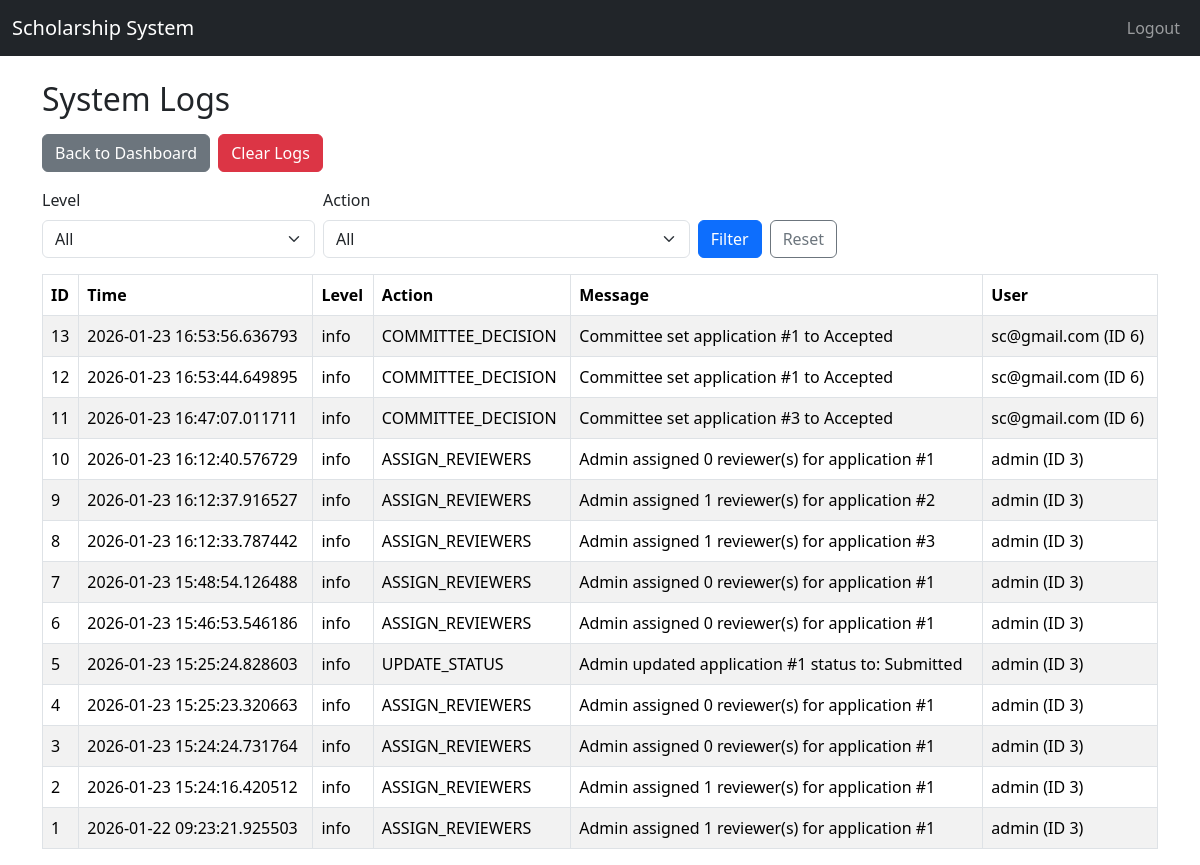
The app's page /admin/logs (signed in), older data.
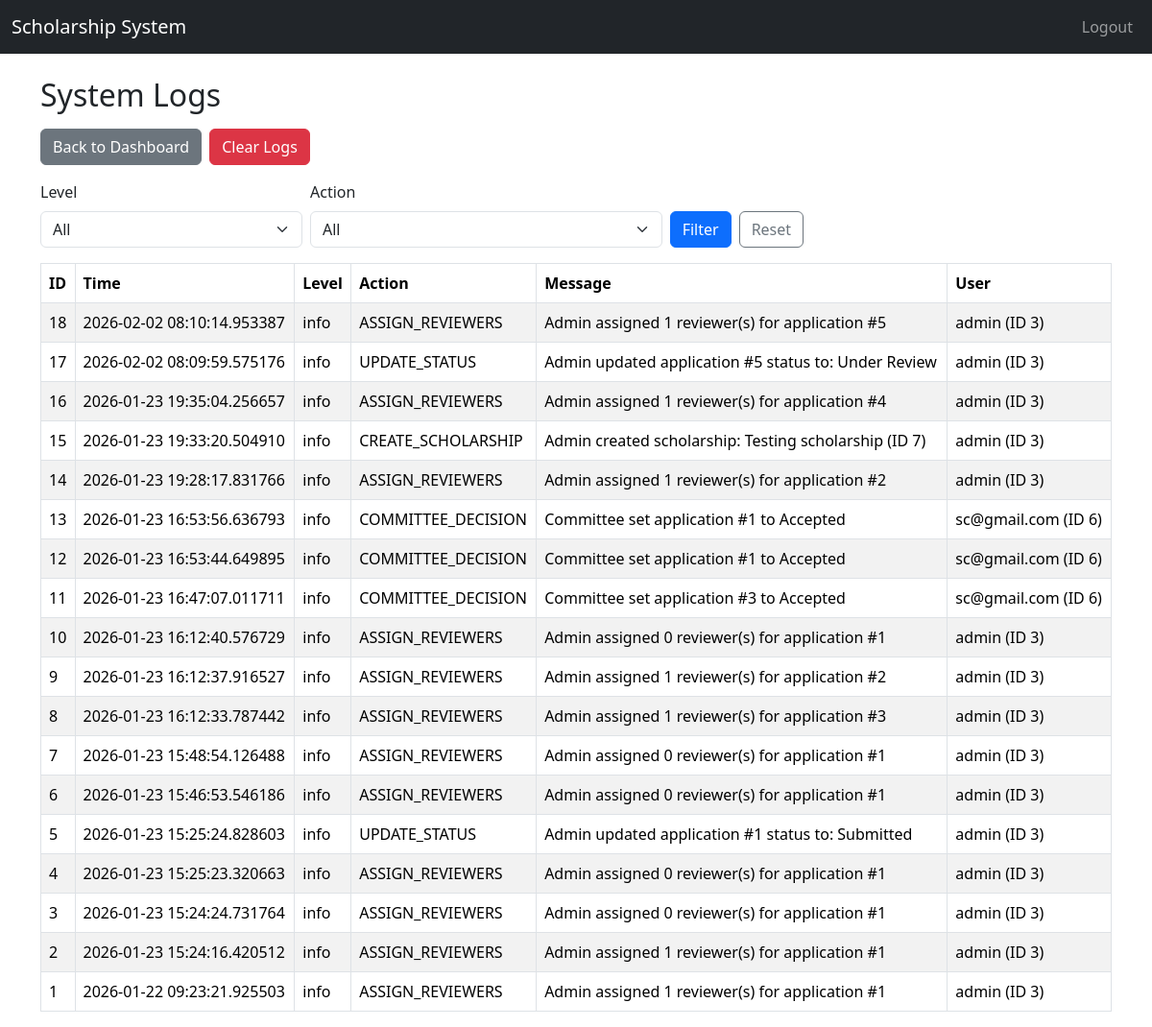
The same page, newer data.
### app/models.py (models this page shows)
class SystemLog(db.Model):
    id = db.Column(db.Integer, primary_key=True)
    level = db.Column(db.String(20), default="info", nullable=False)
    action = db.Column(db.String(80), nullable=False)
    message = db.Column(db.Text, nullable=False)
    user_id = db.Column(db.Integer, db.ForeignKey("user.id"), nullable=True)
    created_at = db.Column(db.DateTime, default=datetime.utcnow, nullable=False)
    user = db.relationship("User", backref="system_logs", lazy=True)

class User(UserMixin, db.Model):
    id = db.Column(db.Integer, primary_key=True)
    username = db.Column(db.String(50), unique=True, nullable=False)
    email = db.Column(db.String(100), unique=True, nullable=False)
    your_id = db.Column(db.String(20), unique=True, nullable=True)
    password = db.Column(db.String(255), nullable=False)
    role = db.Column(db.String(20), nullable=False)
    created_at = db.Column(db.DateTime, default=datetime.utcnow)

### app/routes/admin_routes.py (the view)
@admin_bp.route("/logs")
@login_required
def system_logs():
    if current_user.role != "admin":
        flash("Access denied.", "danger")
        return redirect(url_for("auth.login"))
    level = request.args.get("level", "").strip()
    action = request.args.get("action", "").strip()
    q = SystemLog.query.order_by(SystemLog.id.desc())
    if level:
        q = q.filter(SystemLog.level == level)
    if action:
        q = q.filter(SystemLog.action == action)
    logs = q.limit(200).all()
    levels = [r[0] for r in db.session.query(SystemLog.level).distinct().all()]
    actions = [r[0] for r in db.session.query(SystemLog.action).distinct().all()]
    return render_template(
        "admin/logs.html",
        logs=logs,
        levels=levels,
        actions=actions,
        selected_level=level,
        selected_action=action
    )

### app/templates/admin/logs.html (shortened to what this page needs)
{% extends "base.html" %}
{% block content %}
<h2 class="mb-3">System Logs</h2>
<div class="d-flex gap-2 mb-3">
  <a class="btn btn-secondary" href="{{ url_for('admin.dashboard') }}">Back to Dashboard</a>
  <form method="post" action="{{ url_for('admin.clear_logs') }}">
    <button class="btn btn-danger"
            type="submit"
            onclick="return confirm('Clear ALL logs?')">
      Clear Logs
    </button>
  </form>
</div>
<form class="row g-2 align-items-end mb-3" method="get" action="{{ url_for('admin.system_logs') }}">
  <div class="col-md-3">
    <label class="form-label">Level</label>
    <select class="form-select" name="level">
      <option value="">All</option>
    </select>
  </div>
  <div class="col-md-4">
    <label class="form-label">Action</label>
    <select class="form-select" name="action">
      <option value="">All</option>
    </select>
  </div>
  <div class="col-md-5 d-flex gap-2">
    <button class="btn btn-primary" type="submit">Filter</button>
    <a class="btn btn-outline-secondary" href="{{ url_for('admin.system_logs') }}">Reset</a>
  </div>
</form>
<div class="table-responsive">
  <table class="table table-bordered table-striped align-middle">
    <thead>
      <tr>
        <th>ID</th>
        <th>Time</th>
        <th>Level</th>
        <th>Action</th>
        <th>Message</th>
        <th>User</th>
      </tr>
    </thead>
    <tbody>
      {% for log in logs %}
      <tr>
        <td>{{ log.id }}</td>
        <td>{{ log.created_at }}</td>
        <td>{{ log.level }}</td>
        <td>{{ log.action }}</td>
        <td>{{ log.message }}</td>
        <td>
          {% if log.user %}
            {{ log.user.username }} (ID {{ log.user.id }})
          {% else %}
            -
          {% endif %}
        </td>
      </tr>
      {% endfor %}
    </tbody>
  </table>
</div>
{% endblock %}

### app/templates/base.html (shortened to what this page needs)
<!DOCTYPE html>
<html lang="en">
<head>
    <link href="https://cdn.jsdelivr.net/npm/bootstrap@5.3.1/dist/css/bootstrap.min.css" rel="stylesheet">
</head>
<body>
<nav class="navbar navbar-expand-lg navbar-dark bg-dark">
  <div class="container-fluid">
    <a class="navbar-brand" href="
{% if current_user.is_authenticated %}
    {% if current_user.role == 'student' %}
        {{ url_for('student.dashboard') }}
    {% elif current_user.role == 'reviewer' %}
        {{ url_for('reviewer.dashboard') }}
    {% elif current_user.role == 'committee' %}
        {{ url_for('committee.dashboard') }}
    {% elif current_user.role == 'admin' %}
        {{ url_for('admin.dashboard') }}
    {% else %}
        {{ url_for('auth.login') }}
    {% endif %}
{% else %}
    {{ url_for('auth.login') }}
{% endif %}
">
    Scholarship System
</a>
    <div class="collapse navbar-collapse" id="navbarNav">
      <ul class="navbar-nav ms-auto">
        {% if current_user.is_authenticated %}
            <li class="nav-item">
                <a class="nav-link" href="{{ url_for('auth.logout') }}">Logout</a>
            </li>
        {% else %}
            <li class="nav-item"><a class="nav-link" href="{{ url_for('auth.login') }}">Login</a></li>
            <li class="nav-item"><a class="nav-link" href="{{ url_for('auth.register') }}">Register</a></li>
        {% endif %}
      </ul>
    </div>
  </div>
</nav>
<div class="container mt-4">
    {% block content %}{% endblock %}
</div>
</body>
</html>

Row changes from the older to the newer data that the page shows:
added SystemLog: id "18", created_at "2026-02-02 08:10:14.953387", level "info", action "ASSIGN_REVIEWERS", message "Admin assigned 1 reviewer(s) for application #5", user.username "admin", user.id "3"
added SystemLog: id "17", created_at "2026-02-02 08:09:59.575176", level "info", action "UPDATE_STATUS", message "Admin updated application #5 status to: Under Review", user.username "admin", user.id "3"
added SystemLog: id "16", created_at "2026-01-23 19:35:04.256657", level "info", action "ASSIGN_REVIEWERS", message "Admin assigned 1 reviewer(s) for application #4", user.username "admin", user.id "3"
added SystemLog: id "15", created_at "2026-01-23 19:33:20.504910", level "info", action "CREATE_SCHOLARSHIP", message "Admin created scholarship: Testing scholarship (ID 7)", user.username "admin", user.id "3"
added SystemLog: id "14", created_at "2026-01-23 19:28:17.831766", level "info", action "ASSIGN_REVIEWERS", message "Admin assigned 1 reviewer(s) for application #2", user.username "admin", user.id "3"
